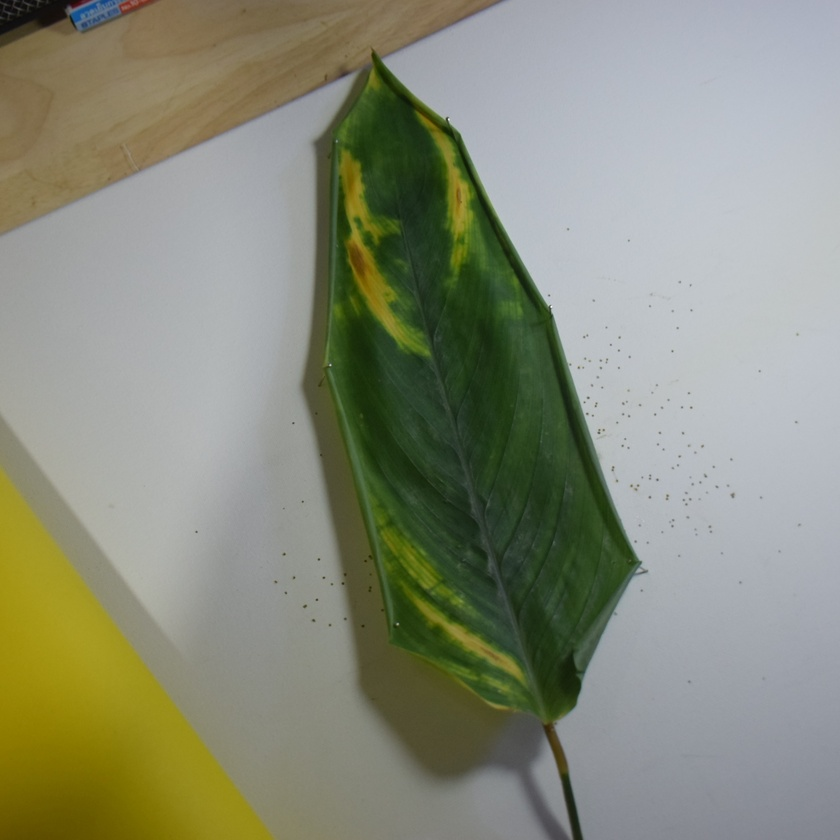
#> input picture Format_Color_Tone/input_dir/C0000_202.JPG, 840 x 840 px, shrunk from 1974 x 1974 before the run; its folder holds 4 pictures in this run
$ python Formattone.py
#> lines starting #> are read from the running program, lines starting #| are printed output that depends on the picture
from PIL import Image
from colorsys import rgb_to_hsv, hsv_to_rgb
import os
import random

input_folder = "./input_dir/"
output_folder = "./output_dir/"

os.makedirs(output_folder, exist_ok=True)

def dark_green_with_warm_tones(img):
    img = img.convert("RGB")
    pixels = img.load()

    for i in range(img.width):
        for j in range(img.height):
            r, g, b = pixels[i, j]

            # Convert RGB to HSV
            h, s, v = rgb_to_hsv(r/255, g/255, b/255)

            # Base dark green: hue ~120° (0.33), reduce brightness
            h = 0.33  # green
            v = v * 0.4 + 0.2  # darken green

            # Add small random yellow/orange highlights
            if random.random() < 0.05:  # 5% of pixels
                h = random.uniform(0.08, 0.12)  # yellow/orange hue
                v = min(1.0, v + 0.3)           # brighten
                s = min(1.0, s + 0.3)           # saturate

            r_new, g_new, b_new = hsv_to_rgb(h, s, v)
            pixels[i, j] = (int(r_new*255), int(g_new*255), int(b_new*255))

    return img

# Process all images in folder
for file in os.listdir(input_folder):
    print("Processing -----> ",file)
    if file.lower().endswith((".jpg", ".png")):
        img_path = os.path.join(input_folder, file)
        img = Image.open(img_path)
#> img is the input picture: PIL image 840x840 RGB; mean R, G, B 136.1, 139.7, 121.4

        new_img = dark_green_with_warm_tones(img)
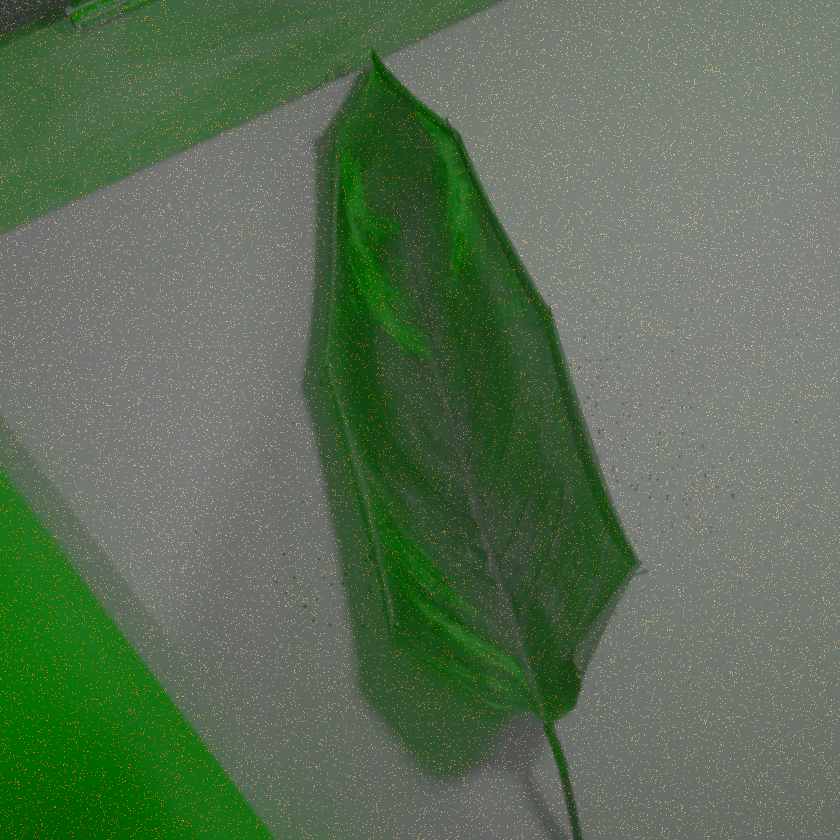
#> new_img: PIL image 840x840 RGB; mean R, G, B 90, 110.4, 84.8

        new_img.save(os.path.join(output_folder, file))
#> pass 2 of the loop `for file in os.listdir(input_folder):`:
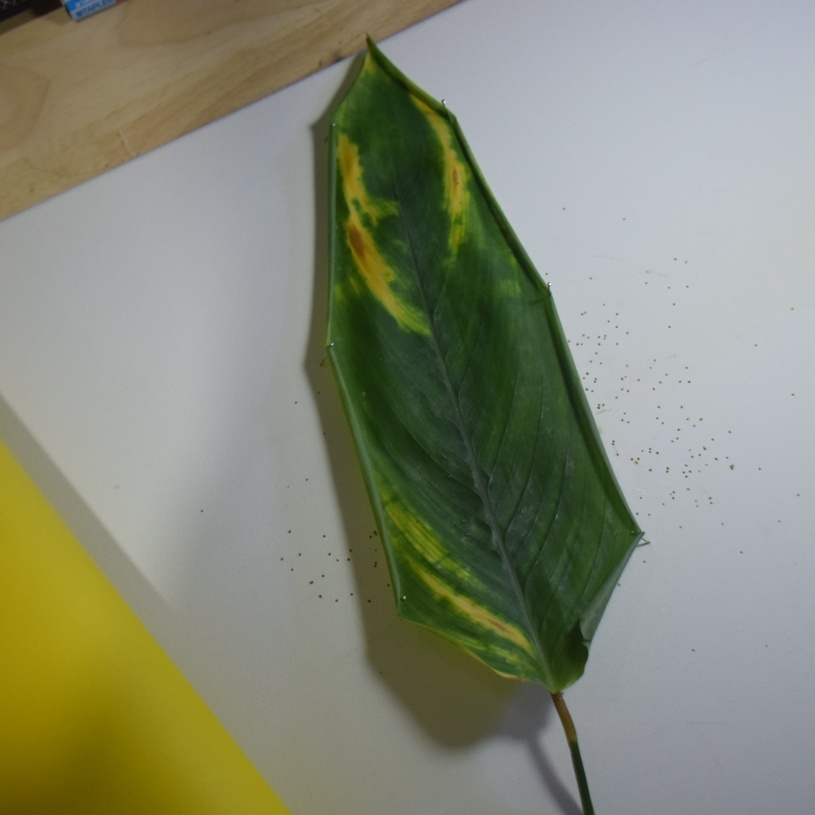
#> input picture Format_Color_Tone/input_dir/C0000_203.JPG, 815 x 815 px, shrunk from 1916 x 1916 before the run
#> img is the input picture: PIL image 815x815 RGB; mean R, G, B 133.9, 137.4, 118
#> `new_img = dark_green_with_warm_tones(img)`:
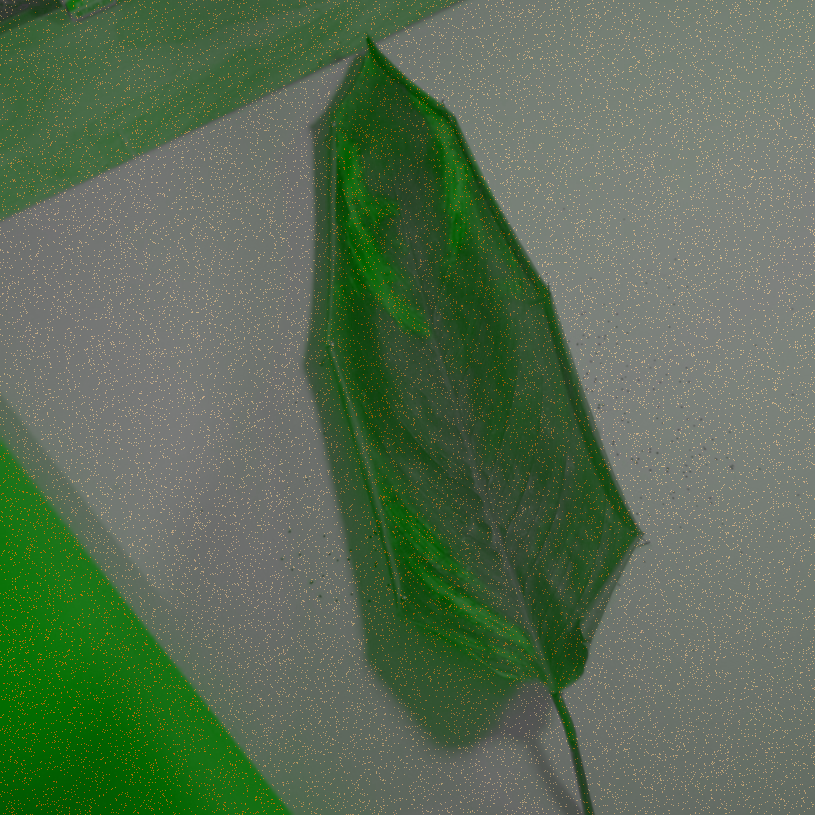
#> new_img: PIL image 815x815 RGB; mean R, G, B 88.4, 109.5, 83.1

print("Processing complete!")
